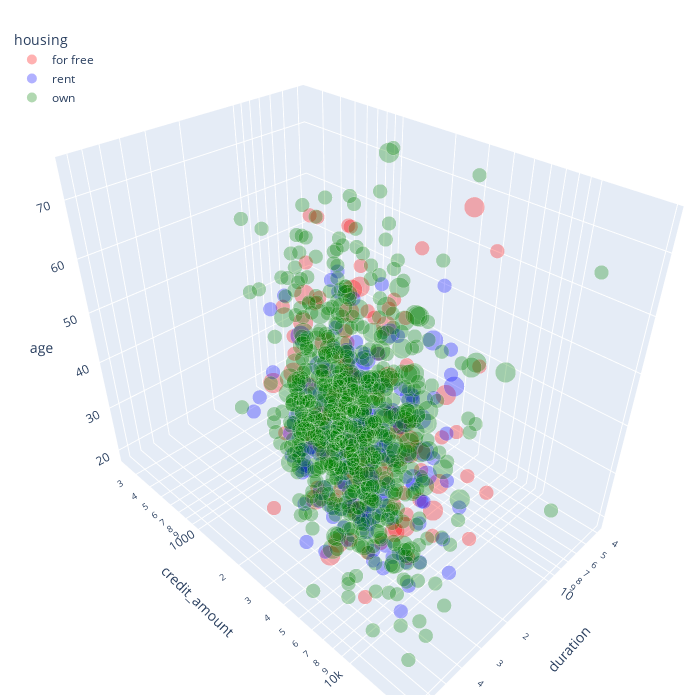

Write notebook code for a chart like this one.
### Code cell
fig = px.scatter_3d(
    credit_data,
    x='duration',
    y='credit_amount',
    z='age',
    # log_z=True,
    size='num_dependents',
    color='housing',
    category_orders={'housing': ['for free', 'rent', 'own']},
    color_discrete_map={
        'for free': 'red',
        'rent': 'blue',
        'own': 'green',
    },
    hover_data={'checking_status': True},
    log_x=True,
    log_y=True,
    opacity=0.3,
    width=700,
    height=700
)
fig.update_layout(margin=dict(l=5, r=5, t=20, b=5))
fig.update_layout(
    legend=dict(
        yanchor="top",
        y=0.99,
        xanchor="left",
        x=0.01
    )
)
fig

### Figure 1 — Plotly figure (JSON) as saved in the notebook; plotly's stock layout.template omitted (floating-point values rounded to 4 significant figures; data arrays with more than 128 entries replaced by an {"elided": "..."} marker saying what was removed)
{"data": [{"customdata": [["<0"], ["<0"], ["no checking"], ["0<=X<200"], ["no checking"], ["<0"], ["0<=X<200"], ["0<=X<200"], ["no checking"], ["<0"], ["<0"], ["0<=X<200"], [">=200"], ["no checking"], ["no checking"], ["0<=X<200"], ["0<=X<200"], ["0<=X<200"], ["0<=X<200"], ["0<=X<200"], ["<0"], ["<0"], ["<0"], ["no checking"], ["<0"], ["<0"], ["<0"], ["no checking"], ["0<=X<200"], ["0<=X<200"], ["<0"], [">=200"], ["no checking"], ["0<=X<200"], ["<0"], ["<0"], ["0<=X<200"], ["0<=X<200"], ["no checking"], ["0<=X<200"], ["no checking"], ["0<=X<200"], ["no checking"], ["0<=X<200"], ["0<=X<200"], ["<0"], ["<0"], ["<0"], ["<0"], ["<0"], ["no checking"], ["0<=X<200"], ["<0"], ["no checking"], ["no checking"], ["no checking"], ["<0"], ["<0"], ["no checking"], ["<0"], ["no checking"], ["<0"], ["0<=X<200"], ["no checking"], ["no checking"], ["0<=X<200"], ["0<=X<200"], ["no checking"], [">=200"], ["0<=X<200"], ["<0"], [">=200"], ["<0"], ["<0"], ["no checking"], ["no checking"], ["no checking"], ["0<=X<200"], ["<0"], [">=200"], ["no checking"], ["<0"], ["no checking"], ["no checking"], [">=200"], ["no checking"], [">=200"], ["0<=X<200"], [">=200"], ["<0"], ["no checking"], ["0<=X<200"], ["<0"], ["<0"], ["0<=X<200"], ["no checking"], ["<0"], ["no checking"], ["<0"], ["<0"], ["no checking"], ["no checking"], ["<0"], ["0<=X<200"], ["<0"], ["0<=X<200"], ["<0"], ["<0"]], "hovertemplate": "housing=for free<br>duration=%{x}<br>credit_amount=%{y}<br>age=%{z}<br>num_dependents=%{marker.size}<br>checking_status=%{customdata[0]}<extra></extra>", "legendgroup": "for free", "marker": {"color": "red", "opacity": 0.3, "size": [2, 2, 2, 1, 1, 1, 1, 1, 1, 2, 1, 2, 1, 1, 2, 1, 2, 1, 2, 1, 2, 1, 1, 1, 2, 1, 1, 1, 1, 1, 2, 1, 1, 1, 1, 1, 1, 2, 1, 1, 1, 1, 1, 1, 1, 2, 1, 2, 1, 1, 1, 1, 2, 1, 1, 1, 2, 1, 1, 2, 1, 2, 1, 1, 1, 1, 1, 2, 2, 1, 1, 2, 1, 1, 1, 1, 2, 1, 1, 1, 1, 1, 1, 2, 1, 1, 1, 1, 1, 2, 2, 1, 2, 1, 2, 1, 2, 1, 1, 1, 1, 1, 2, 1, 2, 1, 1, 1], "sizemode": "area", "sizeref": 0.005, "symbol": "circle"}, "mode": "markers", "name": "for free", "scene": "scene", "showlegend": true, "type": "scatter3d", "x": [42, 24, 36, 24, 48, 48, 36, 36, 36, 8, 12, 36, 10, 18, 6, 10, 9, 16, 48, 24, 30, 12, 24, 9, 48, 12, 18, 12, 48, 48, 24, 42, 48, 48, 24, 24, 24, 9, 10, 18, 60, 60, 7, 36, 18, 36, 12, 18, 6, 12, 24, 27, 36, 36, 6, 24, 48, 48, 24, 24, 48, 24, 36, 12, 24, 24, 36, 15, 10, 60, 18, 24, 48, 14, 12, 24, 60, 36, 48, 24, 15, 6, 18, 12, 15, 21, 12, 48, 24, 18, 24, 42, 48, 36, 48, 15, 18, 15, 18, 9, 24, 36, 48, 60, 24, 24, 24, 45], "y": [7882, 4870, 9055, 12579, 6110, 6143, 2225, 1953, 1819, 1164, 1526, 12612, 781, 1984, 1346, 7308, 5129, 1175, 3844, 2760, 10623, 7865, 3149, 2507, 4605, 2149, 5302, 2748, 12169, 7582, 6419, 4796, 10127, 5381, 2910, 6615, 5743, 1136, 727, 1239, 13756, 14782, 846, 14318, 12976, 3249, 2578, 1190, 1872, 3386, 3757, 8318, 5493, 4686, 700, 5507, 7119, 7763, 2032, 1333, 8858, 2964, 12389, 2133, 3863, 1837, 2671, 1300, 1240, 9157, 2600, 947, 7476, 3973, 2279, 5103, 6527, 2862, 6331, 1377, 5324, 1198, 1505, 1555, 1271, 12680, 1480, 6224, 2892, 7511, 1597, 9283, 3931, 8335, 6681, 1471, 1442, 3343, 1940, 1422, 9277, 10477, 10297, 6288, 3349, 3069, 6579, 1845], "z": [45, 53, 35, 44, 31, 58, 57, 61, 37, 51, 66, 47, 63, 47, 42, 70, 74, 68, 34, 36, 38, 53, 22, 51, 24, 29, 36, 57, 36, 31, 44, 56, 44, 40, 34, 75, 24, 32, 46, 61, 63, 60, 36, 57, 38, 39, 55, 55, 36, 35, 62, 42, 42, 32, 36, 44, 53, 42, 60, 43, 35, 49, 37, 52, 32, 34, 50, 45, 48, 27, 65, 38, 50, 22, 37, 47, 34, 30, 46, 47, 35, 35, 32, 55, 39, 30, 66, 50, 51, 51, 54, 55, 46, 47, 38, 35, 32, 28, 36, 27, 48, 42, 39, 42, 30, 30, 29, 23]}, {"customdata": {"elided": "179x1 str values"}, "hovertemplate": "housing=rent<br>duration=%{x}<br>credit_amount=%{y}<br>age=%{z}<br>num_dependents=%{marker.size}<br>checking_status=%{customdata[0]}<extra></extra>", "legendgroup": "rent", "marker": {"color": "blue", "opacity": 0.3, "size": {"elided": "179 int values"}, "sizemode": "area", "sizeref": 0.005, "symbol": "circle"}, "mode": "markers", "name": "rent", "scene": "scene", "showlegend": true, "type": "scatter3d", "x": {"elided": "179 int values"}, "y": {"elided": "179 int values"}, "z": {"elided": "179 int values"}}, {"customdata": {"elided": "713x1 str values"}, "hovertemplate": "housing=own<br>duration=%{x}<br>credit_amount=%{y}<br>age=%{z}<br>num_dependents=%{marker.size}<br>checking_status=%{customdata[0]}<extra></extra>", "legendgroup": "own", "marker": {"color": "green", "opacity": 0.3, "size": {"elided": "713 int values"}, "sizemode": "area", "sizeref": 0.005, "symbol": "circle"}, "mode": "markers", "name": "own", "scene": "scene", "showlegend": true, "type": "scatter3d", "x": {"elided": "713 int values"}, "y": {"elided": "713 int values"}, "z": {"elided": "713 int values"}}], "layout": {"height": 700, "legend": {"itemsizing": "constant", "title": {"text": "housing"}, "tracegroupgap": 0, "x": 0.01, "xanchor": "left", "y": 0.99, "yanchor": "top"}, "margin": {"b": 5, "l": 5, "r": 5, "t": 20}, "scene": {"domain": {"x": [0, 1], "y": [0, 1]}, "xaxis": {"title": {"text": "duration"}, "type": "log"}, "yaxis": {"title": {"text": "credit_amount"}, "type": "log"}, "zaxis": {"title": {"text": "age"}}}, "width": 700}}
